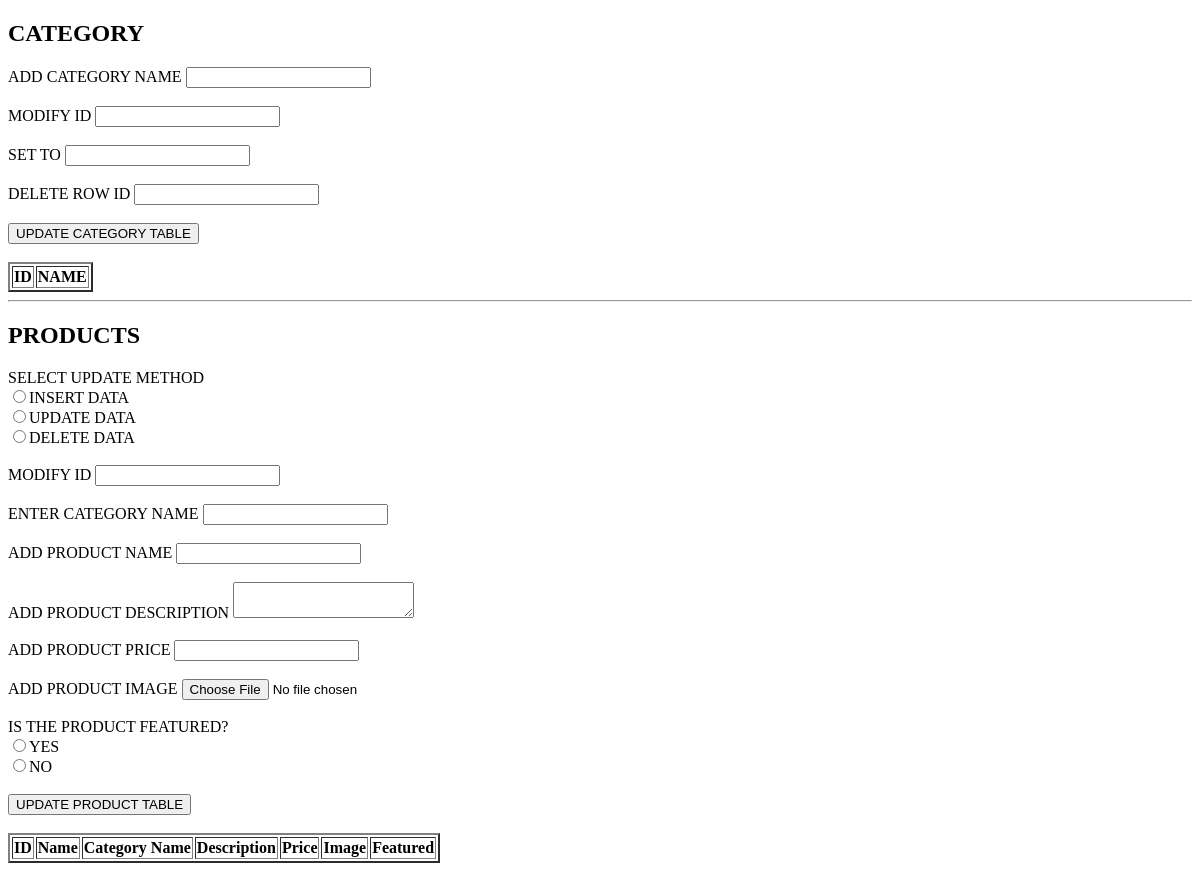
Page /admin/index.php on the earlier database version.
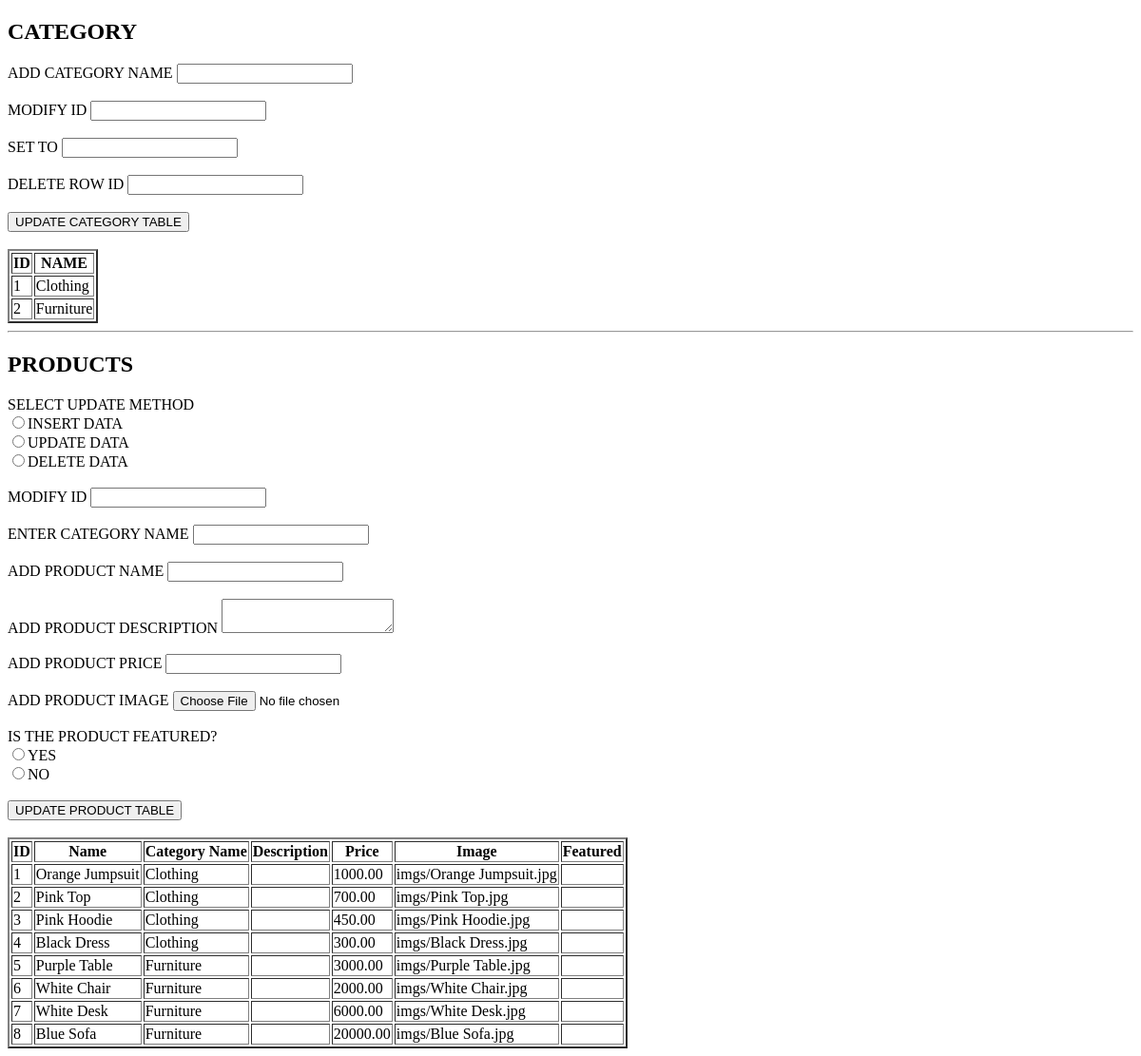
Same page on the later database version.
### tables this page shows
CREATE TABLE `categories` (
  `id` int(11) NOT NULL,
  `name` varchar(30) DEFAULT NULL
);

CREATE TABLE `products` (
  `id` int(11) NOT NULL,
  `name` varchar(30) NOT NULL,
  `price` decimal(7,2) NOT NULL,
  `category_id` int(11) NOT NULL,
  `image` varchar(256) NOT NULL
);

### admin/index.php (the view, shortened to what this page needs)
<?php
require(__DIR__."/../config/connection.php");
?>
<!DOCTYPE html>
<html>
<head>
</head>
<body>
	<div class="form category-form">
		<h2>
			CATEGORY
		</h2>
		<form action="" method="post">
			ADD CATEGORY NAME
			<input type="text" name="name" id="name">
			<br>
			<br>
			MODIFY ID
			<input type="text" name="modifyid" id="modifyid">
			<br>
			<br>
			SET TO
			<input type="text" name="setto" id="setto">
			<br>
			<br>
			DELETE ROW ID
			<input type="text" name="toremove" id="toremove">
			<br>
			<br>
			<button type="submit" name='update' id='update'> UPDATE CATEGORY TABLE</button>
		</form>
		<br>
		<?php
		$query2="select * from categories;";
		$result=mysqli_query($con,$query2);
		?>
		<table border='2'>
			<tr>
				<th>
					ID
				</th>
				<th>
					NAME
				</th>
			</tr>
			<?php
			while($row=mysqli_fetch_assoc($result))
			{
				echo "<tr>
                <td>".$row["id"]."</td>
                <td>".$row["name"]."</td>
              </tr>";
			}
			?>
		</table>
	</div>
	<hr>
	<div class="form product-form">
		<h2>
			PRODUCTS
		</h2>
		<form action="" method="post" enctype="multipart/form-data">
			SELECT UPDATE METHOD
			<br>
			<input type="radio" name="product_update" id="insert_product" value='0'><label for='insert_product'>INSERT DATA</label>
			<br>
			<input type="radio" name="product_update" id="update_product" value='1'><label for='update_product'>UPDATE DATA</label>
			<br>
			<input type="radio" name="product_update" id="delete_product" value='2'><label for='delete_product'>DELETE DATA</label>
			<br>
			<br>
			MODIFY ID
			<input type="text" name="product_id" id="product_id">
			<br>
			<br>
			ENTER CATEGORY NAME
			<input type="text" name="cat_product" id="cat_product">
			<br>
			<br>
			ADD PRODUCT NAME
			<input type="text" name="name_product" id="name_product">
			<br>
			<br>
			ADD PRODUCT DESCRIPTION
			<textarea name="description" id="description"></textarea>
			<br>
			<br>
			ADD PRODUCT PRICE
			<input type="number" name="price" id="price">
			<br>
			<br>
			ADD PRODUCT IMAGE
			<input type="file" name="img" id="img">
			<br>
			<br>
			IS THE PRODUCT FEATURED?
			<br>
			<input type="radio" name="btn" id="yes" value="yes"><label for="yes">YES</label>
			<br>
			<input type="radio" name="btn" id="no" value="no"><label for="no">NO</label>
			<br>
			<br>
			<button type="submit" name='update_product' id='update_product'> UPDATE PRODUCT TABLE</button>
		</form>
		<br>
		<?php
		$query2='select products.*,categories.name as cname from products inner join categories on products.category_id=categories.id order by products.id asc;';
		$result=mysqli_query($con,$query2);
		?>
		<table border='2'>
			<tr>
				<th>ID</th>
				<th>Name</th>
				<th>Category Name</th>
				<th>Description</th>
				<th>Price</th>
				<th>Image</th>
				<th>Featured</th>
			</tr>
			<?php
				while($row=mysqli_fetch_assoc($result)){
					echo "<tr>
									<td>".$row['id']."</td>
									<td>".$row['name']."</td>
									<td>".$row['cname']."</td>
									<td>".$row['description']."</td>
									<td>".$row['price']."</td>
									<td>".$row['image']."</td>
									<td>".$row['featured']."</td>
								</tr>";
				}
			?>
		</table>
	</div>
</body>
</html>

Differences in the rows shown:
added categories: id "1", name "Clothing"
added categories: id "2", name "Furniture"
added products: id "1", name "Orange Jumpsuit", category.name "Clothing", price "1000.00", image "imgs/Orange Jumpsuit.jpg"
added products: id "2", name "Pink Top", category.name "Clothing", price "700.00", image "imgs/Pink Top.jpg"
added products: id "3", name "Pink Hoodie", category.name "Clothing", price "450.00", image "imgs/Pink Hoodie.jpg"
added products: id "4", name "Black Dress", category.name "Clothing", price "300.00", image "imgs/Black Dress.jpg"
added products: id "5", name "Purple Table", category.name "Furniture", price "3000.00", image "imgs/Purple Table.jpg"
added products: id "6", name "White Chair", category.name "Furniture", price "2000.00", image "imgs/White Chair.jpg"
added products: id "7", name "White Desk", category.name "Furniture", price "6000.00", image "imgs/White Desk.jpg"
added products: id "8", name "Blue Sofa", category.name "Furniture", price "20000.00", image "imgs/Blue Sofa.jpg"
